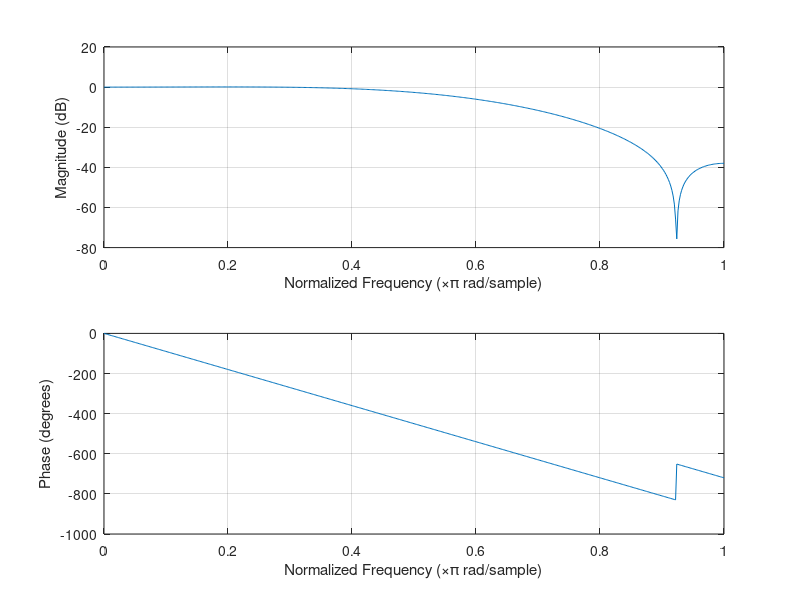

Here is the MATLAB script that generated this plot:
%% Experiment 33

%% Hanning window Low Pass Filter
% Plot magnitude response and phase response of Low Pass filter with
% desired parameters using Hanning window

clc;
clear all;
close all;

N = 10;
wc = 0.6*pi;    % cutoff frequency
h = fir1(N,wc/pi,hanning(N+1));
freqz(h);

%% Conclusion
% The required filter was successfully obtained using rectangular window.
% Its magnitude and phse plot are displayed.